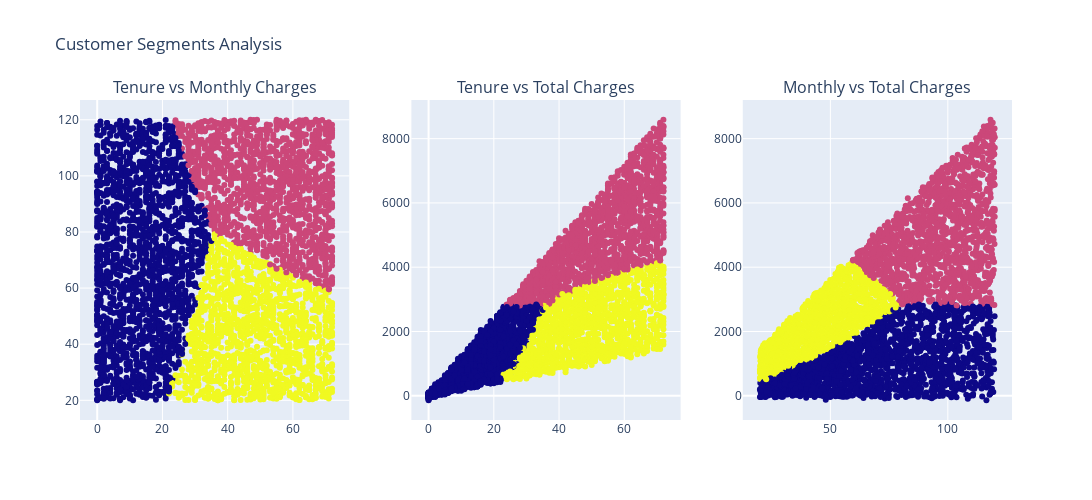
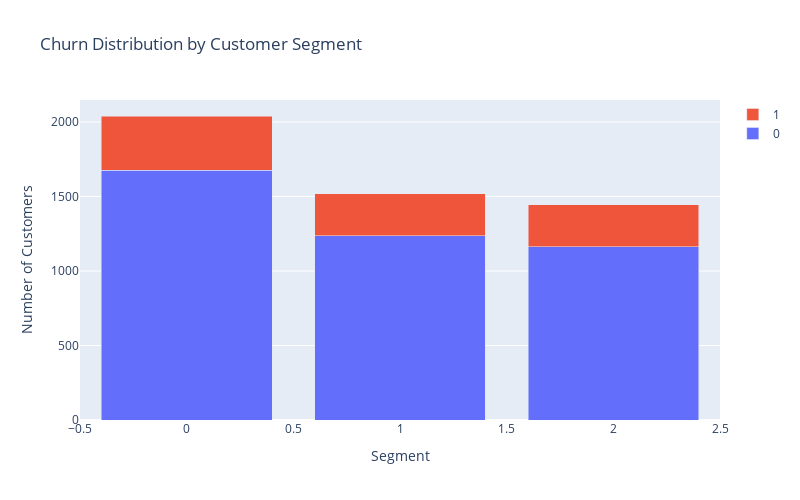

The cell these charts' notebook holds for them, in order:
### Markdown cell above
## Customer Segmentation Analysis

We'll now perform customer segmentation using K-means clustering to identify distinct customer groups based on:
- Tenure
- Monthly charges
- Total charges

The segmentation process includes:
1. Data preparation and scaling
2. Optimal cluster number determination using the elbow method
3. K-means clustering
4. Segment profiling and analysis

This segmentation will help us:
- Identify high-value customer segments
- Understand churn risk patterns
- Develop targeted retention strategies

### Code cell
# Visualize segments
def plot_segments(df, features, cluster_col='Cluster'):
    """Create interactive scatter plots of customer segments using Plotly."""
    print("Preparing data for visualization...")
    
    # Ensure numeric data types
    for col in ['tenure_months', 'monthly_charges', 'total_charges']:
        if col in df.columns:
            df[col] = pd.to_numeric(df[col], errors='coerce')
    
    print("Creating segment scatter plots...")
    # Create subplot figure
    fig = make_subplots(rows=1, cols=3,
                        subplot_titles=('Tenure vs Monthly Charges',
                                      'Tenure vs Total Charges',
                                      'Monthly vs Total Charges'))
    
    # Plot tenure vs monthly charges
    fig.add_trace(
        go.Scatter(x=df['tenure_months'], y=df['monthly_charges'],
                  mode='markers', marker=dict(color=df[cluster_col]),
                  name='Segments', showlegend=False),
        row=1, col=1
    )
    
    # Plot tenure vs total charges
    fig.add_trace(
        go.Scatter(x=df['tenure_months'], y=df['total_charges'],
                  mode='markers', marker=dict(color=df[cluster_col]),
                  name='Segments', showlegend=False),
        row=1, col=2
    )
    
    # Plot monthly vs total charges
    fig.add_trace(
        go.Scatter(x=df['monthly_charges'], y=df['total_charges'],
                  mode='markers', marker=dict(color=df[cluster_col]),
                  name='Segments', showlegend=False),
        row=1, col=3
    )
    
    # Update layout
    fig.update_layout(height=500, width=1200, title_text="Customer Segments Analysis")
    fig.show()

print("Starting visualization process...")

# Plot customer segments
print("\nCreating segment visualizations...")
plot_segments(df_segmented, ['tenure_months', 'monthly_charges', 'total_charges'])

# Analyze churn rates by segment
print("\nAnalyzing churn distribution...")
churn_by_segment = df_segmented.groupby(['Cluster', 'churn']).size().unstack(fill_value=0)

# Create stacked bar chart using Plotly
fig = go.Figure(data=[
    go.Bar(name=col, x=churn_by_segment.index, y=churn_by_segment[col])
    for col in churn_by_segment.columns
])

# Change the bar mode to stacked
fig.update_layout(
    barmode='stack',
    title='Churn Distribution by Customer Segment',
    xaxis_title='Segment',
    yaxis_title='Number of Customers',
    height=500,
    width=800
)

print("\nDisplaying churn distribution plot...")
fig.show()

print("\nVisualization process complete!")

### Figure 1 — Plotly figure (JSON) as saved in the notebook; plotly's stock layout.template omitted (floating-point values rounded to 4 significant figures; data arrays with more than 128 entries replaced by an {"elided": "..."} marker saying what was removed)
{"data": [{"marker": {"color": {"elided": "5000 int values"}}, "mode": "markers", "name": "Segments", "showlegend": false, "type": "scatter", "x": {"elided": "5000 int values"}, "xaxis": "x", "y": {"elided": "5000 float values"}, "yaxis": "y"}, {"marker": {"color": {"elided": "5000 int values"}}, "mode": "markers", "name": "Segments", "showlegend": false, "type": "scatter", "x": {"elided": "5000 int values"}, "xaxis": "x2", "y": {"elided": "5000 float values"}, "yaxis": "y2"}, {"marker": {"color": {"elided": "5000 int values"}}, "mode": "markers", "name": "Segments", "showlegend": false, "type": "scatter", "x": {"elided": "5000 float values"}, "xaxis": "x3", "y": {"elided": "5000 float values"}, "yaxis": "y3"}], "layout": {"annotations": [{"font": {"size": 16}, "showarrow": false, "text": "Tenure vs Monthly Charges", "x": 0.1444, "xanchor": "center", "xref": "paper", "y": 1, "yanchor": "bottom", "yref": "paper"}, {"font": {"size": 16}, "showarrow": false, "text": "Tenure vs Total Charges", "x": 0.5, "xanchor": "center", "xref": "paper", "y": 1, "yanchor": "bottom", "yref": "paper"}, {"font": {"size": 16}, "showarrow": false, "text": "Monthly vs Total Charges", "x": 0.8556, "xanchor": "center", "xref": "paper", "y": 1, "yanchor": "bottom", "yref": "paper"}], "height": 500, "title": {"text": "Customer Segments Analysis"}, "width": 1200, "xaxis": {"anchor": "y", "domain": [0, 0.2889]}, "xaxis2": {"anchor": "y2", "domain": [0.3556, 0.6444]}, "xaxis3": {"anchor": "y3", "domain": [0.7111, 1]}, "yaxis": {"anchor": "x", "domain": [0, 1]}, "yaxis2": {"anchor": "x2", "domain": [0, 1]}, "yaxis3": {"anchor": "x3", "domain": [0, 1]}}}

### Figure 2 — Plotly figure (JSON) as saved in the notebook; plotly's stock layout.template omitted (floating-point values rounded to 4 significant figures)
{"data": [{"name": "0", "type": "bar", "x": [0, 1, 2], "y": [1677, 1238, 1163]}, {"name": "1", "type": "bar", "x": [0, 1, 2], "y": [363, 279, 280]}], "layout": {"barmode": "stack", "height": 500, "title": {"text": "Churn Distribution by Customer Segment"}, "width": 800, "xaxis": {"title": {"text": "Segment"}}, "yaxis": {"title": {"text": "Number of Customers"}}}}
